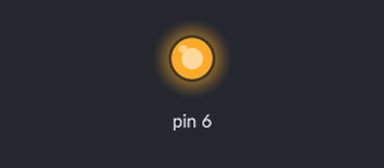
Simulated run of this sketch. Board: Arduino Uno, built with avr-gcc and run on an emulated ATmega328P. Shown: output pins drawn as LEDs (lit = HIGH).

Above: at 0.1 s.
Timing chart, 0 to 1.6 s (numbered marks = the images above):
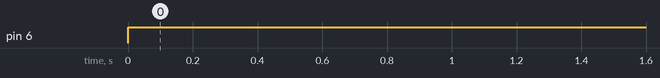

The sketch:

sketch_aug13a.ino
```cpp
void setup() {
  pinMode(6, OUTPUT); // 핀 6을 OUTPUT 모드로 설정
}

void loop() {
  digitalWrite(6, HIGH); // 핀 6에 HIGH 신호를 출력 (LED 켜기)
  delay(2000000);           // 1초 동안 대기
  digitalWrite(6, LOW);  // 핀 6에 LOW 신호를 출력 (LED 끄기)
  delay(5000);           // 1초 동안 대기
} // loop() 함수 닫기
```

Measured:
- by itself, pin 6: LOW → HIGH at 0.00 s
